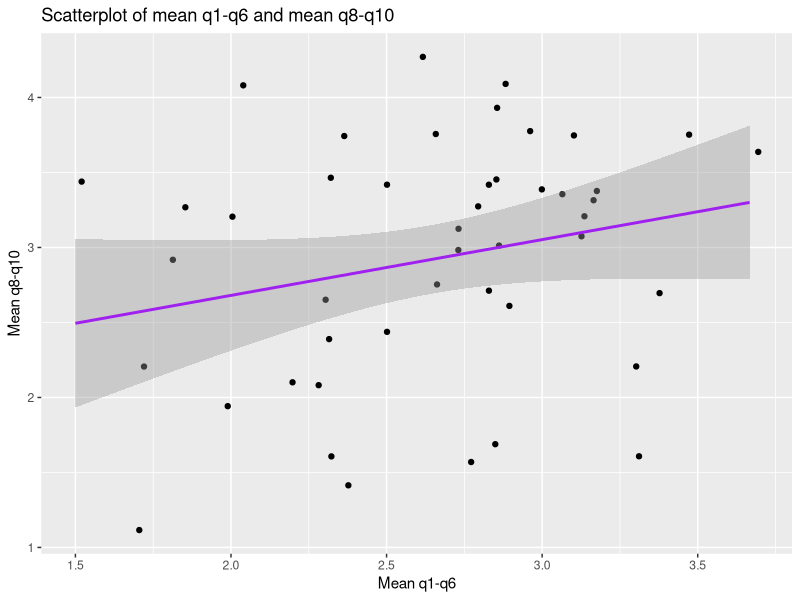

Write R code to recreate this figure. (Note: this script raises an error after producing the figure.)
## ---- chunk 1
setwd(dirname(rstudioapi::getActiveDocumentContext()$path))
library(tidyverse)
## ---- chunk 2
week8_tbl <-  read.csv(file = "../data/week3.csv") |>
  mutate(timeStart = ymd_hms(timeStart),
         timeEnd = ymd_hms(timeStart),
         gender = factor(gender, levels=c("M","F"),
                         labels = c("Male","Female")),
         condition=factor(condition, levels=c("A", "B", "C"),
                           labels=c("Block A", "Block B", "Control")),
         q5= 6 - q5) |> 
  dplyr::filter(q6 == 1)
## ---- chunk 3
week8_tbl %>% select(q1:q6)
(week8_tbl <-  week8_tbl %>% 
  mutate(mean_q1_q6 = rowMeans(select(., q1:q6)),
         mean_q8_q10 = rowMeans(select(., q8:q10)))) %>% 
  ggplot(aes(x=mean_q1_q6, y=mean_q8_q10)) + 
  geom_jitter() + 
  geom_smooth(method = "lm", color = "purple") +
  labs(x="Mean q1-q6",
       y="Mean q8-q10",
       title = "Scatterplot of mean q1-q6 and mean q8-q10")
## ---- chunk 4
cor.test(week8_tbl$mean_q1_q6, week8_tbl$mean_q8_q10)
## ---- chunk 5
shiny_tbl <- week8_tbl %>% 
  select(timeEnd, gender, mean_q1_q6, mean_q8_q10) %>% 
  saveRDS("../shiny/shiny_week8/shiny.rds")
## ---- chunk 6
# Export html to out folder
rmarkdown::render("week8.rmd", output_file = "../out/week8.html")
